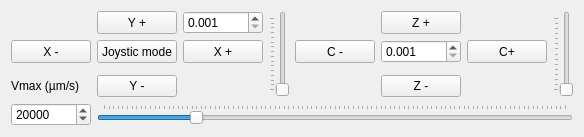
      <widget class="QWidget" name="tab_5">
       <attribute name="title">
        <string>Joystic</string>
       </attribute>
       <layout class="QGridLayout" name="gridLayout_3">
        <item row="0" column="3">
         <widget class="QDoubleSpinBox" name="doubleSpinBox_StepsXY">
          <property name="decimals">
           <number>3</number>
          </property>
          <property name="minimum">
           <double>0.001000000000000</double>
          </property>
          <property name="maximum">
           <double>100.000000000000000</double>
          </property>
          <property name="singleStep">
           <double>0.001000000000000</double>
          </property>
         </widget>
        </item>
        <item row="3" column="1">
         <widget class="QLabel" name="label_14">
          <property name="text">
           <string>Vmax (µm/s)</string>
          </property>
         </widget>
        </item>
        <item row="3" column="2">
         <widget class="QPushButton" name="pushButton_YM">
          <property name="sizePolicy">
           <sizepolicy hsizetype="Minimum" vsizetype="Expanding">
            <horstretch>0</horstretch>
            <verstretch>0</verstretch>
           </sizepolicy>
          </property>
          <property name="text">
           <string>Y -</string>
          </property>
         </widget>
        </item>
        <item row="3" column="6">
         <widget class="QPushButton" name="pushButton_ZM">
          <property name="sizePolicy">
           <sizepolicy hsizetype="Minimum" vsizetype="Expanding">
            <horstretch>0</horstretch>
            <verstretch>0</verstretch>
           </sizepolicy>
          </property>
          <property name="text">
           <string>Z -</string>
          </property>
         </widget>
        </item>
        <item row="1" column="1">
         <widget class="QPushButton" name="pushButton_XM">
          <property name="sizePolicy">
           <sizepolicy hsizetype="Minimum" vsizetype="Expanding">
            <horstretch>0</horstretch>
            <verstretch>0</verstretch>
           </sizepolicy>
          </property>
          <property name="text">
           <string>X -</string>
          </property>
         </widget>
        </item>
        <item row="0" column="6">
         <widget class="QPushButton" name="pushButton_ZP">
          <property name="sizePolicy">
           <sizepolicy hsizetype="Minimum" vsizetype="Expanding">
            <horstretch>0</horstretch>
            <verstretch>0</verstretch>
           </sizepolicy>
          </property>
          <property name="text">
           <string>Z +</string>
          </property>
         </widget>
        </item>
        <item row="0" column="2">
         <widget class="QPushButton" name="pushButton_YP">
          <property name="sizePolicy">
           <sizepolicy hsizetype="Minimum" vsizetype="Expanding">
            <horstretch>0</horstretch>
            <verstretch>0</verstretch>
           </sizepolicy>
          </property>
          <property name="text">
           <string>Y +</string>
          </property>
         </widget>
        </item>
        <item row="0" column="8" rowspan="4">
         <widget class="QSlider" name="verticalSlider_StepsZ">
          <property name="minimum">
           <number>0</number>
          </property>
          <property name="maximum">
           <number>14</number>
          </property>
          <property name="pageStep">
           <number>5</number>
          </property>
          <property name="value">
           <number>0</number>
          </property>
          <property name="orientation">
           <enum>Qt::Vertical</enum>
          </property>
          <property name="tickPosition">
           <enum>QSlider::TicksAbove</enum>
          </property>
          <property name="tickInterval">
           <number>1</number>
          </property>
         </widget>
        </item>
        <item row="1" column="3">
         <widget class="QPushButton" name="pushButton_XP">
          <property name="sizePolicy">
           <sizepolicy hsizetype="Minimum" vsizetype="Expanding">
            <horstretch>0</horstretch>
            <verstretch>0</verstretch>
           </sizepolicy>
          </property>
          <property name="text">
           <string>X +</string>
          </property>
         </widget>
        </item>
        <item row="0" column="4" rowspan="4">
         <widget class="QSlider" name="verticalSlider_StepsXY">
          <property name="minimum">
           <number>0</number>
          </property>
          <property name="maximum">
           <number>15</number>
          </property>
          <property name="pageStep">
           <number>5</number>
          </property>
          <property name="value">
           <number>0</number>
          </property>
          <property name="orientation">
           <enum>Qt::Vertical</enum>
          </property>
          <property name="tickPosition">
           <enum>QSlider::TicksAbove</enum>
          </property>
          <property name="tickInterval">
           <number>1</number>
          </property>
         </widget>
        </item>
        <item row="1" column="6">
         <widget class="QDoubleSpinBox" name="doubleSpinBox_StepsZ">
          <property name="decimals">
           <number>3</number>
          </property>
          <property name="minimum">
           <double>0.001000000000000</double>
          </property>
          <property name="maximum">
           <double>50.000000000000000</double>
          </property>
          <property name="singleStep">
           <double>0.001000000000000</double>
          </property>
         </widget>
        </item>
        <item row="4" column="1">
         <widget class="QSpinBox" name="spinBoxVmaxf">
          <property name="sizePolicy">
           <sizepolicy hsizetype="Preferred" vsizetype="Fixed">
            <horstretch>0</horstretch>
            <verstretch>0</verstretch>
           </sizepolicy>
          </property>
          <property name="maximum">
           <number>200000</number>
          </property>
          <property name="value">
           <number>20000</number>
          </property>
         </widget>
        </item>
        <item row="1" column="2">
         <widget class="QPushButton" name="pushButtonJoysticMode">
          <property name="sizePolicy">
           <sizepolicy hsizetype="Minimum" vsizetype="Expanding">
            <horstretch>0</horstretch>
            <verstretch>0</verstretch>
           </sizepolicy>
          </property>
          <property name="text">
           <string>Joystic mode</string>
          </property>
          <property name="checkable">
           <bool>true</bool>
          </property>
         </widget>
        </item>
        <item row="4" column="2" colspan="7">
         <widget class="QSlider" name="Vmaxsetf">
          <property name="maximum">
           <number>200000</number>
          </property>
          <property name="pageStep">
           <number>100</number>
          </property>
          <property name="value">
           <number>20000</number>
          </property>
          <property name="sliderPosition">
           <number>20000</number>
          </property>
          <property name="orientation">
           <enum>Qt::Horizontal</enum>
          </property>
          <property name="tickPosition">
           <enum>QSlider::TicksAbove</enum>
          </property>
          <property name="tickInterval">
           <number>1000</number>
          </property>
         </widget>
        </item>
        <item row="1" column="5">
         <widget class="QPushButton" name="pushButton_CM">
          <property name="sizePolicy">
           <sizepolicy hsizetype="Minimum" vsizetype="Expanding">
            <horstretch>0</horstretch>
            <verstretch>0</verstretch>
           </sizepolicy>
          </property>
          <property name="text">
           <string>C -</string>
          </property>
         </widget>
        </item>
        <item row="1" column="7">
         <widget class="QPushButton" name="pushButton_CP">
          <property name="sizePolicy">
           <sizepolicy hsizetype="Minimum" vsizetype="Expanding">
            <horstretch>0</horstretch>
            <verstretch>0</verstretch>
           </sizepolicy>
          </property>
          <property name="text">
           <string>C+</string>
          </property>
         </widget>
        </item>
       </layout>
      </widget>
